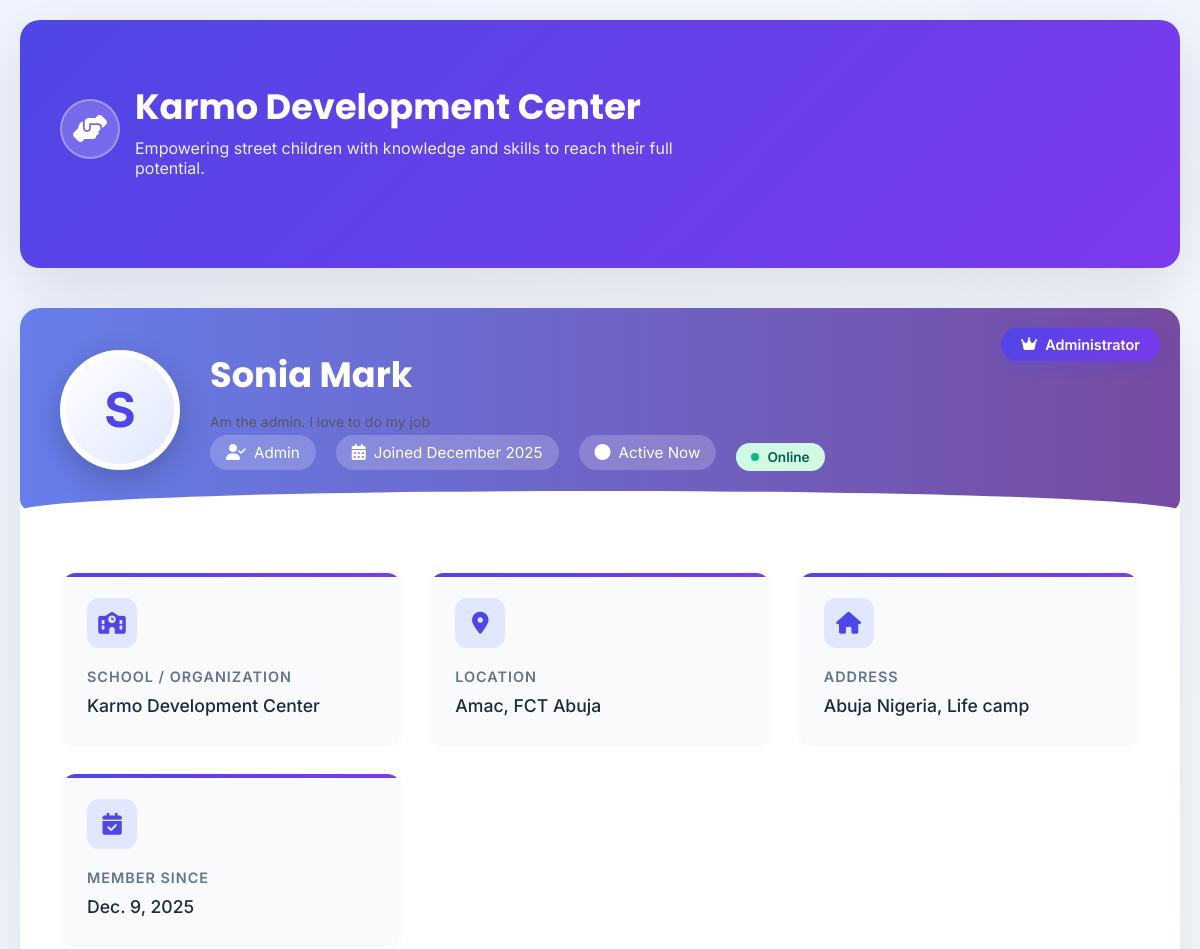
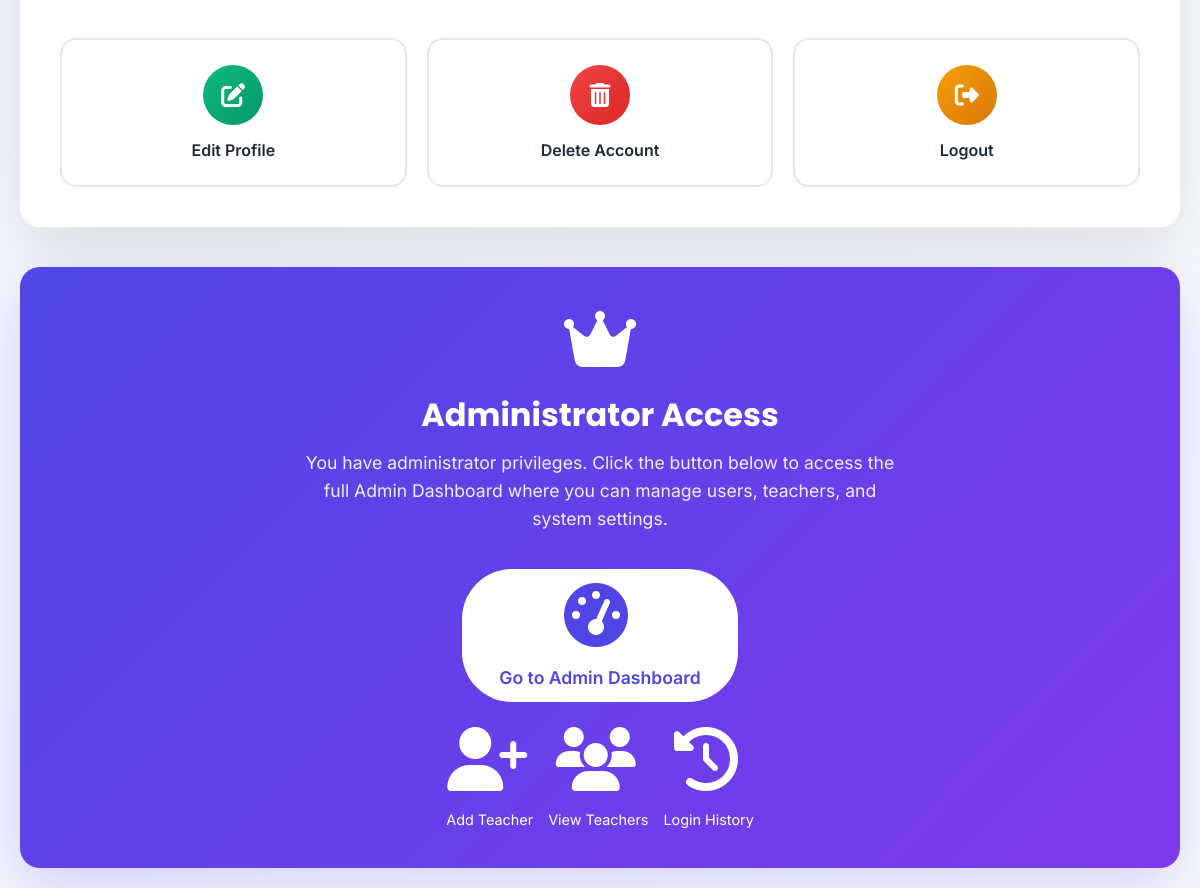
Page /api/index/profile/ (signed in) on the committed database (2 pictures, top to bottom).
### users/models.py (models this page shows)
class Profile(models.Model):
  id = models.UUIDField(primary_key=True, default=uuid.uuid4, editable=False)
  user = models.ForeignKey("User", on_delete=models.CASCADE)
  name = models.CharField(max_length=230)
  name_of_School = models.CharField(max_length=230, default="Karmo Development Center")
  state = models.CharField(max_length=230, default="FCT Abuja")
  city = models.CharField(max_length=230, default="Amac")
  address = models.CharField(max_length=230)
  bio = models.TextField()
  role = models.CharField(max_length=230, null=True, blank=True)
  date_added = models.DateField(auto_now=True)

### users/views.py (the view)
# urls.py: path("profile/", views.profile, name="profile"),
@login_required
def profile(request):
  try:
    profile = models.Profile.objects.get(user=request.user)
  except models.Profile.DoesNotExist:
    profile = None
  return render(request, "profile.html", {"profile": profile})

### templates/profile.html (shortened to what this page needs)
{% load static %}
<!DOCTYPE html>
<html lang="en">
  <head>
    <link rel="stylesheet" href="{% static 'css/profile.css' %}" />
    <link
      rel="stylesheet"
      href="https://cdnjs.cloudflare.com/ajax/libs/font-awesome/6.4.0/css/all.min.css"
    />
  </head>
  <body>
    <div class="bg-effects">
      <div class="effect-circle circle-1"></div>
      <div class="effect-circle circle-2"></div>
    </div>
    <div class="main-container">
      <div class="header-banner">
        <div class="org-logo">
          <div class="org-logo-icon">
            <i class="fas fa-hands-helping"></i>
          </div>
          <div class="org-name">
            <h1>Karmo Development Center</h1>
            <p>
              Empowering street children with knowledge and skills to reach
              their full potential.
            </p>
          </div>
        </div>
      </div>
      <div class="profile-card">
        <div class="profile-header">
          {% if profile.role == "admin" %}
          <div class="admin-badge">
            <i class="fas fa-crown"></i>
            Administrator
          </div>
          {% endif %}
          <div class="profile-avatar">{{ profile.name|first|upper }}</div>
          <div class="profile-info">
            <h2>{{ profile.name }}</h2>
            <p class="profile-bio">
              {{ profile.bio|default:"Welcome to your profile dashboard!" }}
            </p>
            <div class="profile-meta">
              <div class="meta-item">
                <i class="fas fa-user-check"></i>
                <span>{{ profile.role|title }}</span>
              </div>
              <div class="meta-item">
                <i class="fas fa-calendar-alt"></i>
                <span>Joined {{ profile.date_added|date:"F Y" }}</span>
              </div>
              <div class="meta-item">
                <i class="fas fa-circle"></i>
                <span>Active Now</span>
              </div>
            </div>
          </div>
        </div>
        <div class="profile-details">
          <div class="detail-card">
            <div class="detail-icon">
              <i class="fas fa-school"></i>
            </div>
            <div class="detail-content">
              <h3>School / Organization</h3>
              <p>{{ profile.name_of_School }}</p>
            </div>
          </div>
          <div class="detail-card">
            <div class="detail-icon">
              <i class="fas fa-map-marker-alt"></i>
            </div>
            <div class="detail-content">
              <h3>Location</h3>
              <p>{{ profile.city }}, {{ profile.state }}</p>
            </div>
          </div>
          <div class="detail-card">
            <div class="detail-icon">
              <i class="fas fa-home"></i>
            </div>
            <div class="detail-content">
              <h3>Address</h3>
              <p>{{ profile.address }}</p>
            </div>
          </div>
          <div class="detail-card">
            <div class="detail-icon">
              <i class="fas fa-calendar-check"></i>
            </div>
            <div class="detail-content">
              <h3>Member Since</h3>
              <p>{{ profile.date_added }}</p>
            </div>
          </div>
        </div>
        <div class="action-section">
          <div class="action-grid">
            <a href="{% url 'edit_profile' %}" class="action-btn">
              <i class="fas fa-edit"></i>
              <span>Edit Profile</span>
            </a>
            <a href="{% url 'delete' %}" class="action-btn">
              <i class="fas fa-trash-alt"></i>
              <span>Delete Account</span>
            </a>
            <a href="{% url 'logout' %}" class="action-btn">
              <i class="fas fa-sign-out-alt"></i>
              <span>Logout</span>
            </a>
          </div>
        </div>
      </div>
      {% if profile.role == "admin" %}
      <div class="admin-dashboard-section">
        <div class="admin-dashboard-content">
          <i class="fas fa-crown"></i>
          <h3>Administrator Access</h3>
          <p>
            You have administrator privileges. Click the button below to access
            the full Admin Dashboard where you can manage users, teachers, and
            system settings.
          </p>
          <a href="{% url 'admin_dashboard' %}" class="admin-btn">
            <i class="fas fa-tachometer-alt" style="margin-right: 8px"></i>
            Go to Admin Dashboard
          </a>
          <div
            style="
              margin-top: 25px;
              display: flex;
              gap: 15px;
              justify-content: center;
              flex-wrap: wrap;
            "
          >
            <a
              href="{% url 'add_teacher' %}"
              style="color: white; text-decoration: none; font-size: 0.9rem"
            >
              <i class="fas fa-user-plus" style="margin-right: 5px"></i>
              Add Teacher
            </a>
            <a
              href="{% url 'all_teachers' %}"
              style="color: white; text-decoration: none; font-size: 0.9rem"
            >
              <i class="fas fa-users" style="margin-right: 5px"></i>
              View Teachers
            </a>
            <a
              href="{% url 'login_history' %}"
              style="color: white; text-decoration: none; font-size: 0.9rem"
            >
              <i class="fas fa-history" style="margin-right: 5px"></i>
              Login History
            </a>
          </div>
        </div>
      </div>
      {% endif %}
    </div>
  </body>
</html>

### static/css/profile.css (style rules this page uses)
body { background-color: #fafafa; font-family: Arial, sans-serif; margin: 0; padding: 0; }
.profile-header { display: flex; align-items: center; gap: 15px; padding: 20px; background: white; border-radius: 12px; }
.profile-header p { margin: 5px 0 0; font-size: 14px; color: #555; }
.profile-details { margin-top: 20px; background: white; padding: 20px; border-radius: 12px; }
@media (min-width: 600px) { .profile-header { padding: 25px; } }
@media (min-width: 600px) { .profile-details { padding: 25px; } }

### rows in the picture
Profile: name|first "S", name "Sonia Mark", bio "Am the admin. I love to do my job", role "Admin", date_added "December 2025", name_of_School "Karmo Development Center", city "Amac", state "FCT Abuja", address "Abuja Nigeria, Life camp", date_added "Dec. 9, 2025"
